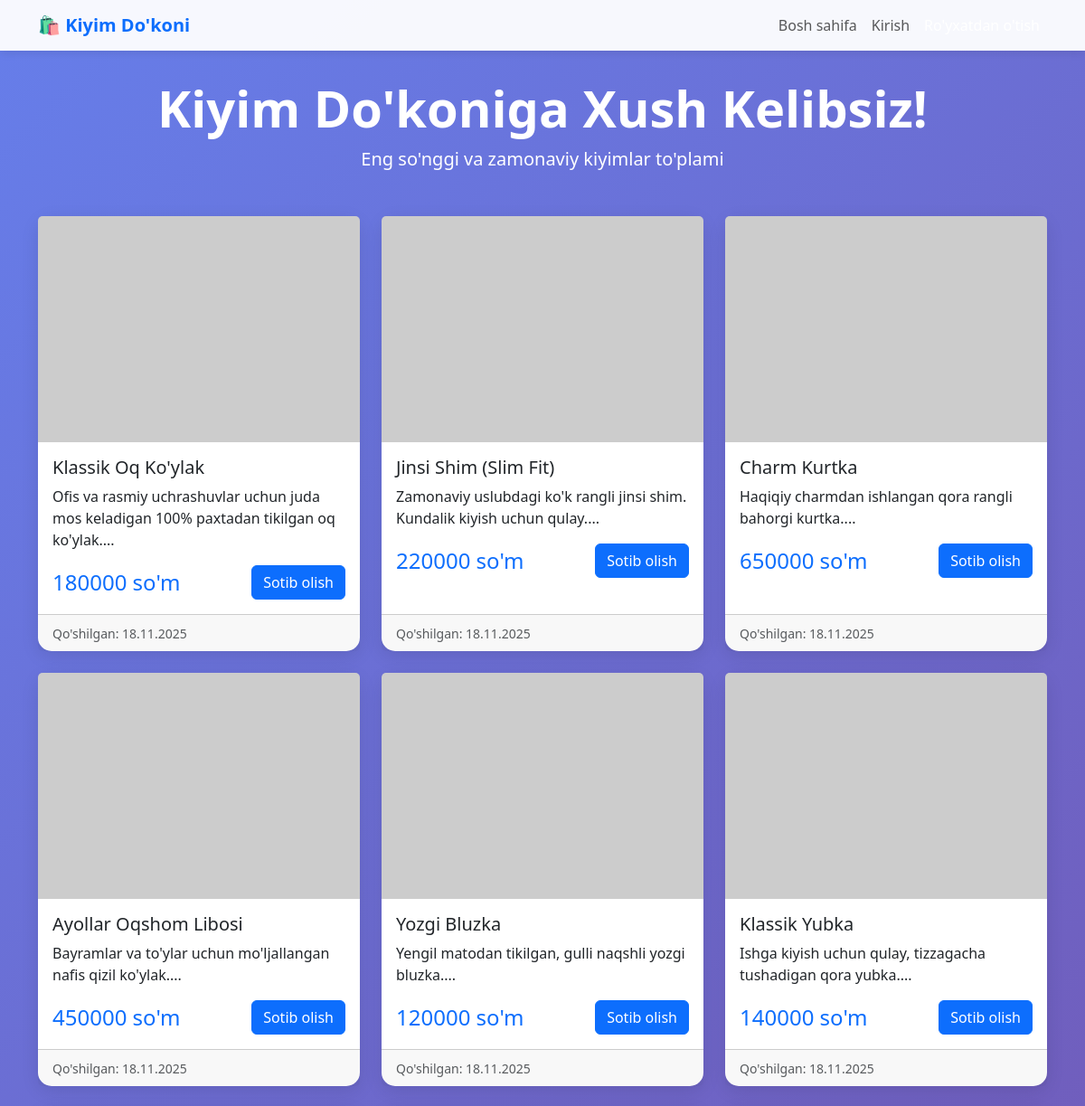
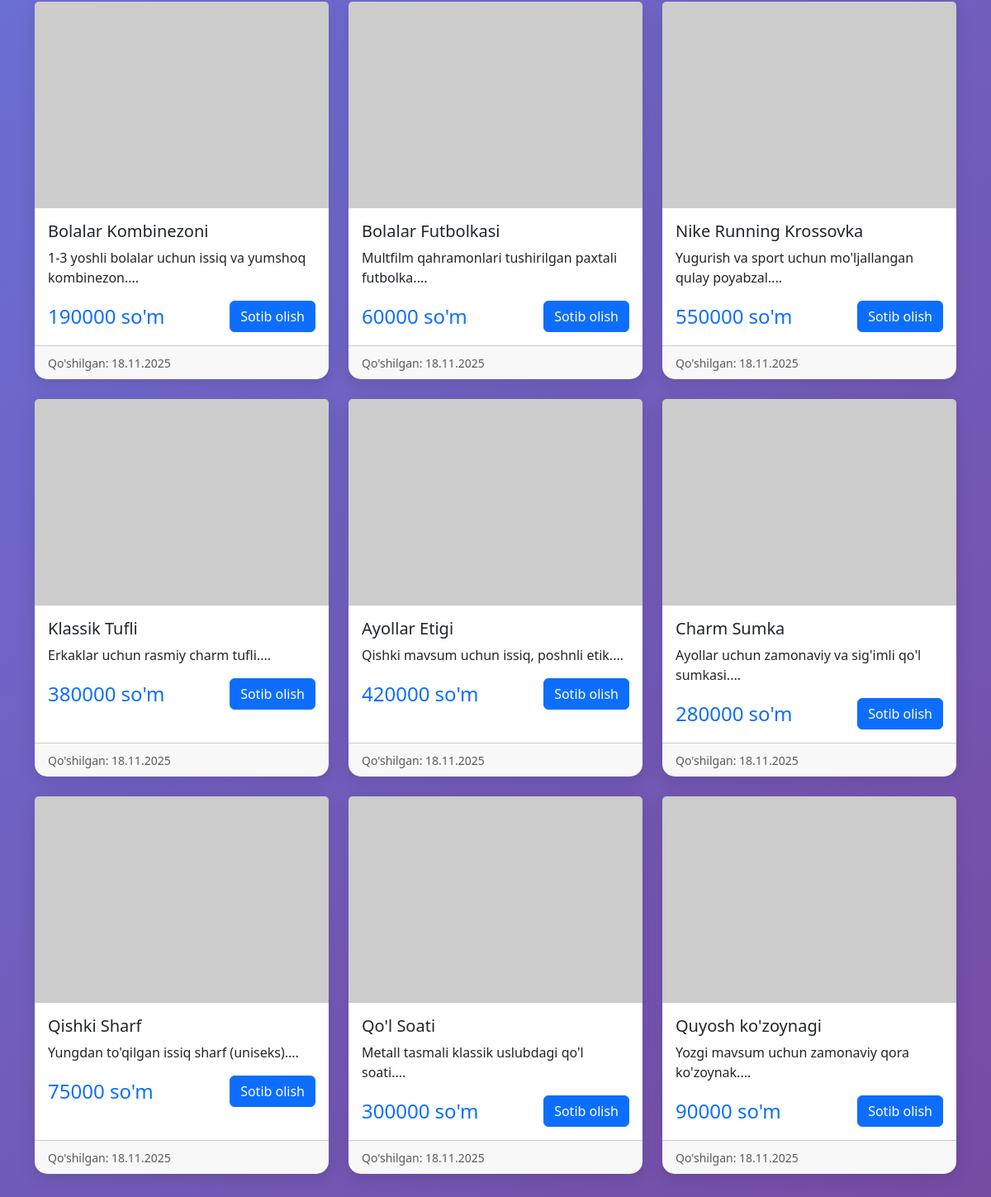
Before: / with the older database file (2 pictures, top to bottom).
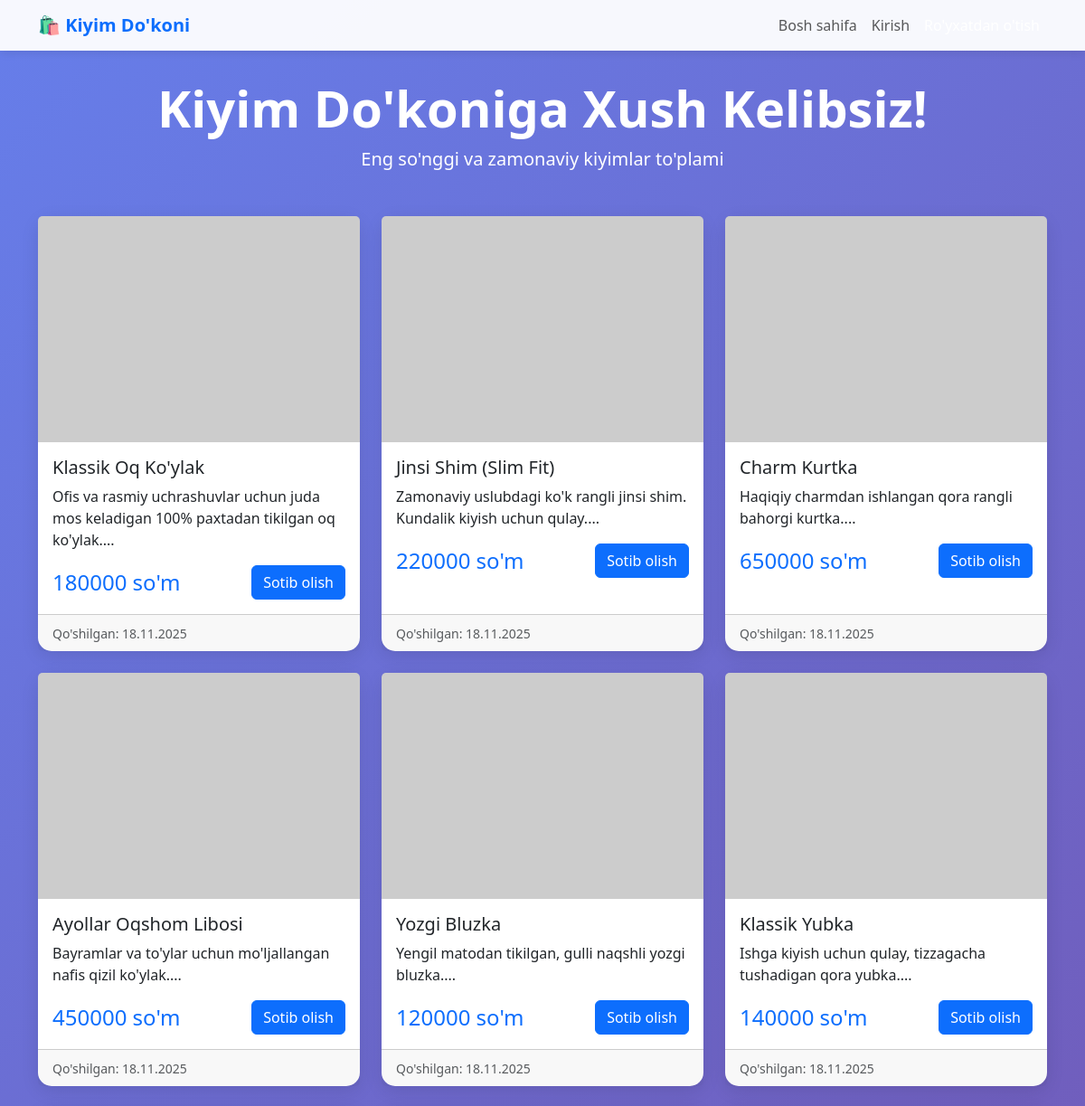
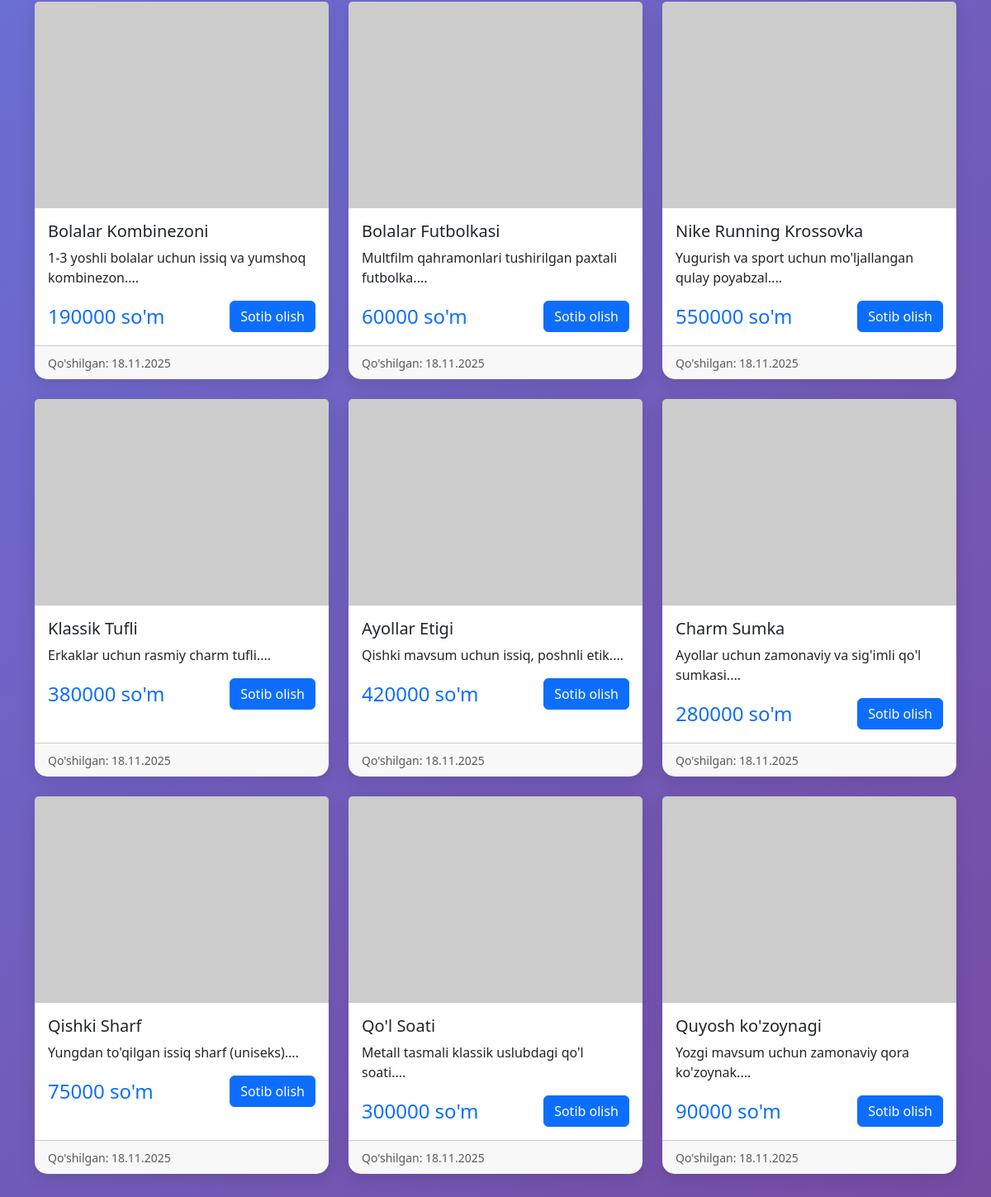
After: the same page with the newer database file (2 pictures, top to bottom).
### models.py (models this page shows)
class Product(Model):
    name = CharField(max_length=100)
    description = TextField()
    price = FloatField()
    category = CharField(max_length=50)
    image_url = CharField(max_length=500, null=True)
    created_at = DateTimeField(default=datetime.now)
    class Meta:
        database = database
        table_name = 'products'

### main.py (the view)
@app.route('/')
def index():
    try:
        products = Product.select()
        return render_template('index.html', products=products)
    except:
        initialize_db()
        products = Product.select()
        return render_template('index.html', products=products)

### main.py (called while the page is built)
@app.before_request
def before_request():
    database.connect(reuse_if_open=True)

@app.after_request
def after_request(response):
    if not database.is_closed():
        database.close()
    return response

### templates/index.html (shortened to what this page needs)
{% extends "base.html" %}
{% block content %}
<div class="text-center text-white mb-5">
    <h1 class="display-4 fw-bold">Kiyim Do'koniga Xush Kelibsiz!</h1>
    <p class="lead">Eng so'nggi va zamonaviy kiyimlar to'plami</p>
</div>
<div class="row">
    {% if products %}
        {% for product in products %}
        <div class="col-md-4 mb-4">
            <div class="card h-100">
                {% if product.image_url %}
                <img src="{{ product.image_url }}" class="card-img-top" alt="{{ product.name }}" style="height: 250px; object-fit: cover;">
                {% else %}
                <img src="https://via.placeholder.com/300x250?text=Kiyim" class="card-img-top" alt="{{ product.name }}">
                {% endif %}
                <div class="card-body">
                    <h5 class="card-title">{{ product.name }}</h5>
                    <p class="card-text">{{ product.description[:100] }}...</p>
                    <div class="d-flex justify-content-between align-items-center">
                        <span class="h4 text-primary mb-0">{{ "%.0f"|format(product.price) }} so'm</span>
                        <button class="btn btn-primary">
                             Sotib olish
                        </button>
                    </div>
                </div>
                <div class="card-footer text-muted">
                    <small>Qo'shilgan: {{ product.created_at.strftime('%d.%m.%Y') }}</small>
                </div>
            </div>
        </div>
        {% endfor %}
    {% endif %}
</div>
{% endblock %}

### templates/base.html (shortened to what this page needs)
<!DOCTYPE html>
<html lang="uz">
<head>
    <link href="https://cdn.jsdelivr.net/npm/bootstrap@5.3.0/dist/css/bootstrap.min.css" rel="stylesheet">
</head>
<body>
    <nav class="navbar navbar-expand-lg navbar-light">
        <div class="container">
            <a class="navbar-brand fw-bold text-primary" href="{{ url_for('index') }}">🛍️ Kiyim Do'koni</a>
            <div class="collapse navbar-collapse" id="navbarNav">
                <ul class="navbar-nav ms-auto">
                    <li class="nav-item">
                        <a class="nav-link" href="{{ url_for('index') }}">Bosh sahifa</a>
                    </li>
                    {% if session.get('user_id') %}
                        <li class="nav-item">
                            <a class="nav-link" href="{{ url_for('dashboard') }}">Dashboard</a>
                        </li>
                        <li class="nav-item">
                            <a class="nav-link" href="{{ url_for('add_product') }}">Mahsulot qo'shish</a>
                        </li>
                        <li class="nav-item">
                            <span class="nav-link">Salom, {{ session.get('username') }}!</span>
                        </li>
                        <li class="nav-item">
                            <a class="nav-link btn btn-outline-danger btn-sm" href="{{ url_for('logout') }}">Chiqish</a>
                        </li>
                    {% else %}
                        <li class="nav-item">
                            <a class="nav-link" href="{{ url_for('login') }}">Kirish</a>
                        </li>
                        <li class="nav-item">
                            <a class="nav-link btn btn-primary btn-sm text-white" href="{{ url_for('register') }}">Ro'yxatdan o'tish</a>
                        </li>
                    {% endif %}
                </ul>
            </div>
        </div>
    </nav>
    <div class="container content-wrapper">
        {% block content %}{% endblock %}
    </div>
</body>
</html>

### templates/base.html (style rules this page uses)
body { background: linear-gradient(135deg, #667eea 0%, #764ba2 100%); min-height: 100vh; font-family: 'Segoe UI', Tahoma, Geneva, Verdana, sans-serif; }
.navbar { background: rgba(255, 255, 255, 0.95) !important; box-shadow: 0 2px 10px rgba(0,0,0,0.1); }
.content-wrapper { margin-top: 30px; margin-bottom: 30px; }
.card { border: none; border-radius: 15px; box-shadow: 0 5px 20px rgba(0,0,0,0.1); }

Changed rows visible on the page:
changed Product "Klassik Oq Ko'ylak": image_url: a different picture
changed Product "Jinsi Shim (Slim Fit)": image_url: a different picture
changed Product "Charm Kurtka": image_url: a different picture
changed Product "Ayollar Oqshom Libosi": image_url: a different picture
changed Product "Yozgi Bluzka": image_url: a different picture
changed Product "Klassik Yubka": image_url: a different picture
changed Product "Bolalar Kombinezoni": image_url: a different picture
changed Product "Bolalar Futbolkasi": image_url: a different picture
changed Product "Nike Running Krossovka": image_url: a different picture
changed Product "Klassik Tufli": image_url: a different picture
changed Product "Ayollar Etigi": image_url: a different picture
changed Product "Charm Sumka": image_url: a different picture
changed Product "Qishki Sharf": image_url: a different picture
changed Product "Qo'l Soati": image_url: a different picture
changed Product "Quyosh ko'zoynagi": image_url: a different picture
